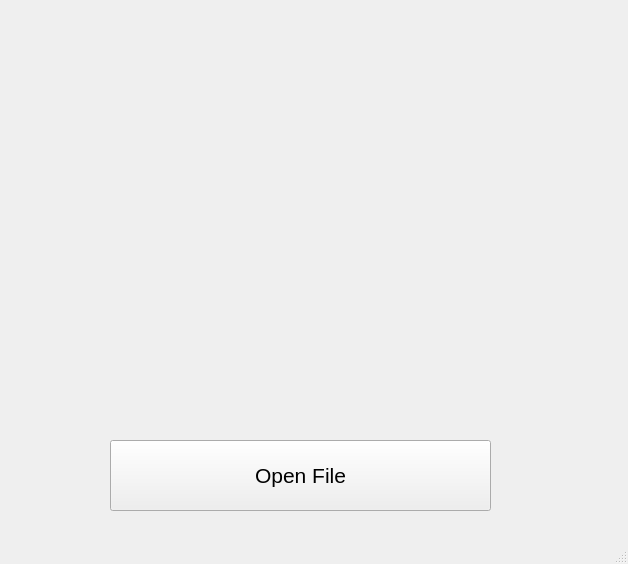
<?xml version="1.0" encoding="UTF-8"?>
<ui version="4.0">
 <class>MainWindow</class>
 <widget class="QMainWindow" name="MainWindow">
  <property name="geometry">
   <rect>
    <x>0</x>
    <y>0</y>
    <width>628</width>
    <height>564</height>
   </rect>
  </property>
  <property name="windowTitle">
   <string>MainWindow</string>
  </property>
  <widget class="QWidget" name="centralwidget">
   <widget class="QPushButton" name="pushButton">
    <property name="geometry">
     <rect>
      <x>110</x>
      <y>440</y>
      <width>381</width>
      <height>71</height>
     </rect>
    </property>
    <property name="font">
     <font>
      <pointsize>16</pointsize>
     </font>
    </property>
    <property name="text">
     <string>Open File</string>
    </property>
   </widget>
   <widget class="QLabel" name="label">
    <property name="geometry">
     <rect>
      <x>30</x>
      <y>10</y>
      <width>551</width>
      <height>411</height>
     </rect>
    </property>
    <property name="text">
     <string/>
    </property>
    <property name="alignment">
     <set>Qt::AlignCenter</set>
    </property>
   </widget>
  </widget>
  <widget class="QMenuBar" name="menubar">
   <property name="geometry">
    <rect>
     <x>0</x>
     <y>0</y>
     <width>628</width>
     <height>26</height>
    </rect>
   </property>
  </widget>
  <widget class="QStatusBar" name="statusbar"/>
 </widget>
 <resources/>
 <connections/>
</ui>
